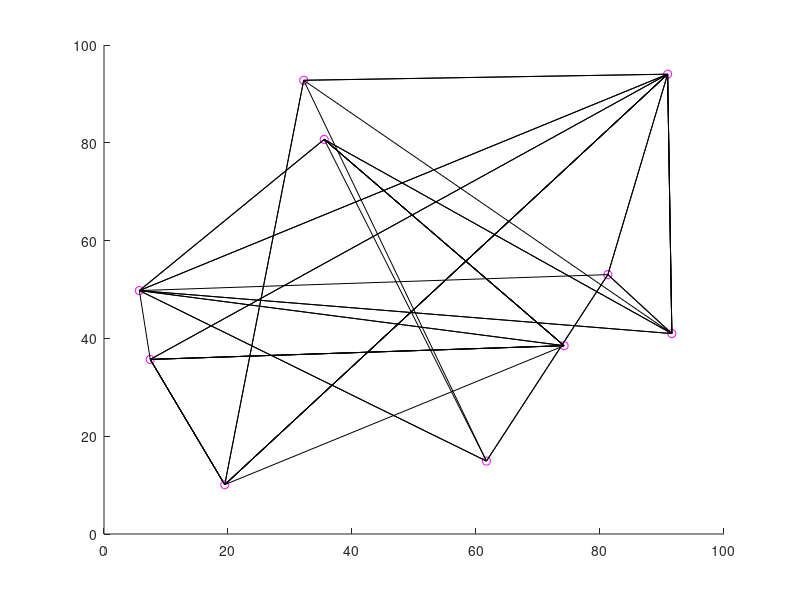

MATLAB code to generate this figure: (Note: this script raises an error after producing the figure.)
% attempt to recreate using markov modeling why recovery times follow a
% power law in real life systems
% the typical model for recovery times is an exponentialdecay curve


% house keeping
clear
close all

% indroduce parameters
geog = 100; % size of square geography
N = 10; % number of nodes allowable states for each node are 0, 1
K = 20; % number of edges fully connected directed would be N^2, unconnected N(N-1)/2
NF = 3; % number of failures ot implement
maxtimesteps = 100; % number of timesteps to iterate probabilities
coefNeighbors = 0:0.2:1;%0.5;
averages = 100;
r = 10; % proportional to radius of hurricane
debug = 1;
costloadshed = 10;
recoveryRate = 0.5;


% introduce small network of markov nodes
connections = randi(N,K,2);
edges{N,1} = [];
for jj = 1:N
    Rand = randi(N,1);
    if Rand == jj
        if jj == N
            Rand = 1;
        else
            Rand = jj+1;
        end
        edges{jj,1} = Rand;
        edges{Rand,1} = jj;
    else
        edges{jj,1} = Rand;
        edges{Rand,1} = jj;
    end
end

for n = 1:K
    line = connections(n,:);
    if line(1) == line(2) % discard selfloops
        if line(1) == N
            line(2) = line(2) - 1;
        else
            line(2) = line(1) + 1;
        end
        edges{line(1)} = [edges{line(1)} line(2)];
        edges{line(2)} = [edges{line(2)} line(1)];
    else
        edges{line(1)} = [edges{line(1)} line(2)];
        edges{line(2)} = [edges{line(2)} line(1)];
    end
end

%creating locations for each node in the geography
row = geog*rand((N),1);
col = geog*rand((N),1);
location = [row col];  % saving the locations of the nodes

if debug
figure
hold on
plot(row,col,'mo')
hold off

for z = 1:N
    l = edges{z};
    start = location(z,:);
    for c = 1:length(l)
        conn = l(c);
        ending = location(conn,:);
        x = [start(1) ending(1)];
        y = [start(2) ending(2)];
        figure(gcf)
        hold on
        plot(x,y,'k')
    end
end
Hurricane = hurricane2dcont1( geog,r,location,1 );
end

%creating current demand and generation before the hurricane (assuming 
% these characteristics are static throughout the model)
GenDemand = [];


% introduce stress to network, the probability of each node failing(0->1)
% is based on stress at the node and the connections of the node that have
% failed
recovery = zeros(length(coefNeighbors),averages);
Cost = zeros(length(coefNeighbors),averages);
for W = 1:length(coefNeighbors)
    neighborWeight = coefNeighbors(W);
    recoverytime = zeros(averages,1);
    cost = zeros(averages,1);
    for m = 1:averages
        Hurricane = hurricane2dcont1( geog,r,location,0 ); % gives a percent of the intesity of the wind at the locations of each of the nodes
        startingstate = zeros(N,1);
%         [statematrix,recoverytime(m)] = MarkovModel1(N,edges,Hurricane,neighborWeight,maxtimesteps,startingstate,recoveryRate);
        [statematrix,recoverytime(m)] = MarkovModel0(N,edges,Hurricane,neighborWeight,maxtimesteps,startingstate);
        cost(m) = LostLoad(N,edges,GenDemand,statematrix,costloadshed);
    end
    recovery(W,:) = sort(recoverytime);
    Cost(W,:) = sort(cost);
    bins = min(recovery(W,:)):1:max(recovery(W,:));
    binscost = min(Cost(W,:)):1:max(Cost(W,:));
    if debug
        figure(2)
    else 
        figure(1)
    end
    subplot(2,length(coefNeighbors),W)
    hold on
    hist(recovery(W,:),bins)
    title(['Weight of Neighbors = ' num2str(neighborWeight)])
    xlabel('Recovery Time '); ylabel('Number of Nodes')
    hold off
    subplot(2,length(coefNeighbors),length(coefNeighbors)+W)
    hold on
    hist(Cost(W,:),binscost)
    title(['Weight of Neighbors = ' num2str(neighborWeight)])
    xlabel('Cost') ; ylabel('Number of Nodes')
    hold off
end
